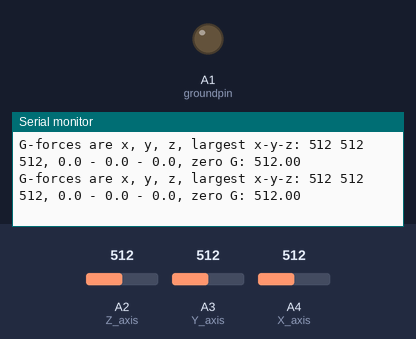
Bench run of a sketch on a simulated Arduino Uno, built with avr-gcc and run on an emulated ATmega328P. Shown: output pins drawn as LEDs (lit = HIGH), the last lines printed to the serial monitor. The test bench sets the inputs (shaded band); at power-on: A2 (Z_axis) = 512, A3 (Y_axis) = 512, A4 (X_axis) = 512. Pins used as bus, display or sensor lines are not drawn.

Above: at 2.2 s.
2.3 s: A2 (Z_axis) set to 108
At 2.43 s:
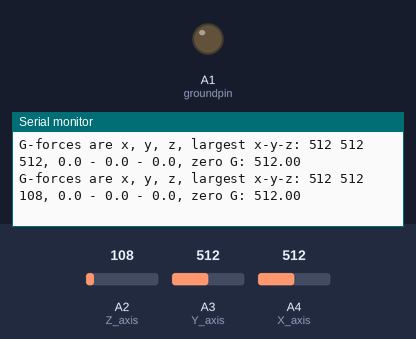
5.3 s: A2 (Z_axis) set to 88
At 5.41 s:
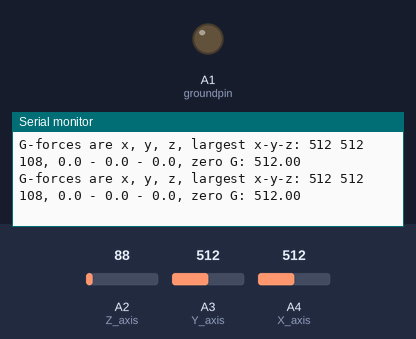
8.3 s: A3 (Y_axis) set to 11
At 8.37 s:
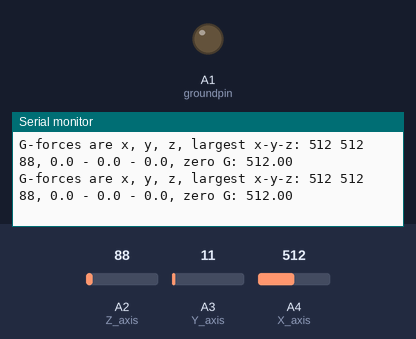
9.8 s: A3 (Y_axis) set to 8
At 9.9 s:
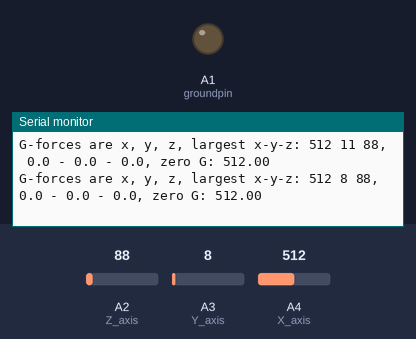
11.3 s: A4 (X_axis) set to 107
At 11.41 s:
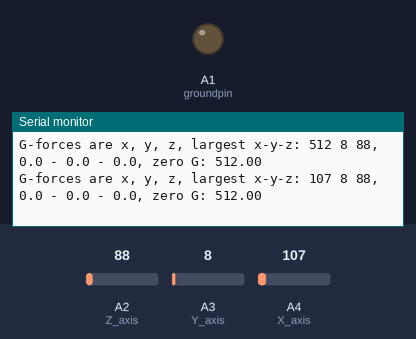
12.8 s: A4 (X_axis) set to 92
At 12.8 s:
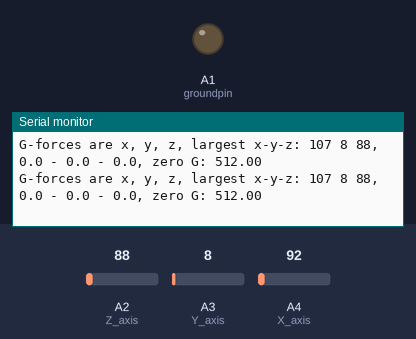
Timing chart, 0 to 15.8 s (numbered marks = the images above; inputs shaded):
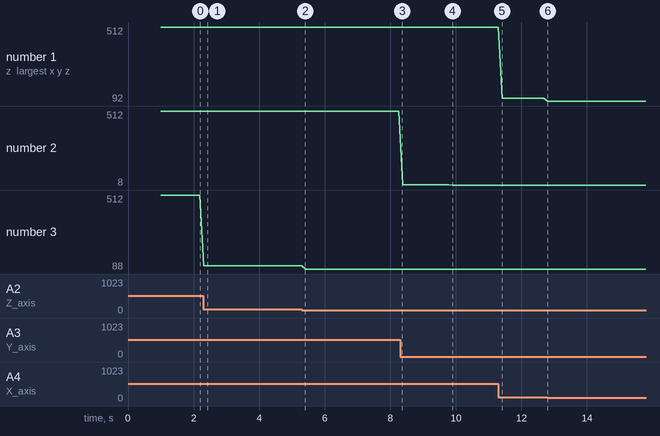

The sketch:

accelerometer-direct-conn.ino
```cpp
// Sketch that detects acceleration, orientation, and records the highest g force on each
//axis

int x, y, z; //used to store the accelleration readings

int X_axis = A4;
int Y_axis = A3;
int Z_axis = A2;

double largest_x, largest_y, largest_z;

double x_volt, y_volt, z_volt;
double x_g, y_g, z_g;
double zero_g_voltage;

double sensitivity = 0.100; // 0.300 V/g

char outstr[5]; //char arrays used to format the final results into a num with 1 dec.

const int groundpin = A1;             // analog input pin 4 -- ground
                                      // Analog pins can be treated as digital pins.
                                      // Analog pin 4 corresponds to digital pin 18.
const int powerpin = A5;              // analog input pin 5 -- voltage
                                      // Analog pin 5 corresponds to digital pin 19


void setup()
{
  pinMode(groundpin, OUTPUT);
  pinMode(powerpin, OUTPUT);
  digitalWrite(groundpin, LOW); //Low Deffines GND pin
  digitalWrite(powerpin, HIGH); //HIGH Defines power pin

  largest_x = 0;
  largest_y = 0;
  largest_z = 0;

  Serial.begin(9600);      // sets the serial port to 9600

  delay(1000);
  x = analogRead(X_axis);
  zero_g_voltage = x;
}

void loop()
{
  x = analogRead(X_axis);       // read analog input pin 0
  y = analogRead(Y_axis);       // read analog input pin 1
  z = analogRead(Z_axis);       // read analog input pin 1

  x_volt = x * 3.3 / 1023;
  y_volt = y * 3.3 / 1023;
  z_volt = z * 3.3 / 1023;

  x_g = (x_volt-zero_g_voltage) / sensitivity;
  y_g = (y_volt-zero_g_voltage) / sensitivity;
  z_g = (z_volt-zero_g_voltage) / sensitivity;

  if (largest_x < x_g)
    largest_x = x_g;

  if (largest_y < y_g)
    largest_y = y_g;

  if (largest_z < z_g)
    largest_z = z_g;

  Serial.print("G-forces are x, y, z, largest x-y-z: ");
  Serial.print(x, DEC);    // print the acceleration in the X axis
  Serial.print(" ");       // prints a space between the numbers
  Serial.print(y, DEC);    // print the acceleration in the Y axis
  Serial.print(" ");       // prints a space between the numbers
  Serial.print(z, DEC);  // print the acceleration in the Z axis
  Serial.print(", ");
  dtostrf(largest_x,3, 1, outstr);
  Serial.print(outstr);
  Serial.print(" - ");
  dtostrf(largest_y,3, 1, outstr);
  Serial.print(outstr);
  Serial.print(" - ");
  dtostrf(largest_z,3, 1, outstr);
  Serial.print(outstr);
  Serial.print(", zero G: ");
  Serial.println(zero_g_voltage);
  delay(100);              // wait 100ms for next reading
}
```

Measured:
- after the input at 2.3 s, the serial monitor: prints a new line at once (image 1)
- after the input at 9.8 s, the serial monitor: prints a new line after 0.10 s (image 4)
- after the input at 11.3 s, the serial monitor: prints a new line after 0.11 s (image 5)
- plotted number 1: 512 → 107 after the input at 11.3 s, 107 → 92 after the input at 12.8 s
- plotted number 2: 512 → 11 after the input at 8.3 s, 11 → 8 after the input at 9.8 s
- plotted number 3: 512 → 108 after the input at 2.3 s, 108 → 88 after the input at 5.3 s
